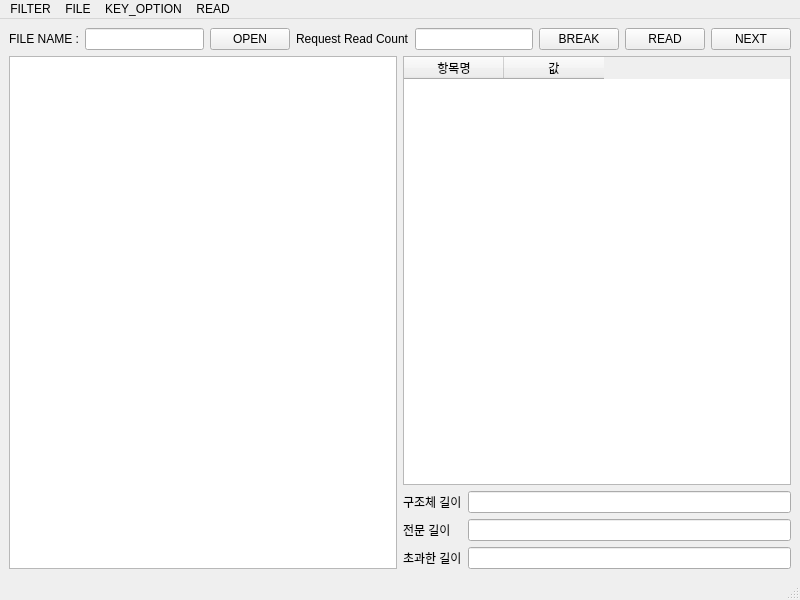
<?xml version="1.0" encoding="UTF-8"?>
<ui version="4.0">
 <class>LogDataLoad</class>
 <widget class="QMainWindow" name="LogDataLoad">
  <property name="geometry">
   <rect>
    <x>0</x>
    <y>0</y>
    <width>800</width>
    <height>600</height>
   </rect>
  </property>
  <property name="windowTitle">
   <string>LOG 조회</string>
  </property>
  <widget class="QWidget" name="centralwidget">
   <layout class="QVBoxLayout" name="verticalLayout">
    <item>
     <layout class="QGridLayout" name="gridLayout">
      <item row="0" column="0">
       <widget class="QLabel" name="label_file_name">
        <property name="text">
         <string>FILE NAME :</string>
        </property>
       </widget>
      </item>
      <item row="0" column="1">
       <widget class="QLineEdit" name="lineEdit_file_name"/>
      </item>
      <item row="0" column="2">
       <widget class="QPushButton" name="pushButton_open">
        <property name="text">
         <string>OPEN</string>
        </property>
       </widget>
      </item>
      <item row="0" column="3">
       <widget class="QLabel" name="label_request_read_count">
        <property name="text">
         <string>Request Read Count</string>
        </property>
       </widget>
      </item>
      <item row="0" column="4">
       <widget class="QLineEdit" name="request_read_count_edit"/>
      </item>
      <item row="0" column="5">
       <widget class="QPushButton" name="pushButton_break">
        <property name="text">
         <string>BREAK</string>
        </property>
       </widget>
      </item>
      <item row="0" column="6">
       <widget class="QPushButton" name="pushButton_read">
        <property name="text">
         <string>READ</string>
        </property>
       </widget>
      </item>
      <item row="0" column="7">
       <widget class="QPushButton" name="pushButton_next">
        <property name="text">
         <string>NEXT</string>
        </property>
       </widget>
      </item>
     </layout>
    </item>
    <item>
     <layout class="QHBoxLayout" name="horizontalLayout_table">
      <item>
       <widget class="QTableWidget" name="tableWidget_left"/>
      </item>
      <item>
       <layout class="QVBoxLayout" name="verticalLayout_right">
        <item>
         <widget class="QTableWidget" name="tableWidget_right">
          <column>
           <property name="text">
            <string>항목명</string>
           </property>
          </column>
          <column>
           <property name="text">
            <string>값</string>
           </property>
          </column>
         </widget>
        </item>
        <item>
         <layout class="QGridLayout" name="gridLayout_footer">
          <item row="0" column="0">
           <widget class="QLabel" name="label_struct_length">
            <property name="text">
             <string>구조체 길이</string>
            </property>
           </widget>
          </item>
          <item row="0" column="1">
           <widget class="QLineEdit" name="lineEdit_struct_length"/>
          </item>
          <item row="1" column="0">
           <widget class="QLabel" name="label_message_length">
            <property name="text">
             <string>전문 길이</string>
            </property>
           </widget>
          </item>
          <item row="1" column="1">
           <widget class="QLineEdit" name="lineEdit_message_length"/>
          </item>
          <item row="2" column="0">
           <widget class="QLabel" name="label_exceeded_length">
            <property name="text">
             <string>초과한 길이</string>
            </property>
           </widget>
          </item>
          <item row="2" column="1">
           <widget class="QLineEdit" name="lineEdit_exceeded_length"/>
          </item>
         </layout>
        </item>
       </layout>
      </item>
     </layout>
    </item>
   </layout>
  </widget>
  <widget class="QStatusBar" name="statusBar"/>
  <widget class="QMenuBar" name="menubar">
   <property name="geometry">
    <rect>
     <x>0</x>
     <y>0</y>
     <width>800</width>
     <height>22</height>
    </rect>
   </property>
   <widget class="QMenu" name="menuLOG_정의_불러오기">
    <property name="title">
     <string>LOG_정의_불러오기</string>
    </property>
   </widget>
   <widget class="QMenu" name="menuFILE">
    <property name="title">
     <string>FILE</string>
    </property>
   </widget>
   <widget class="QMenu" name="menuKEY_OPTION">
    <property name="title">
     <string>KEY_OPTION</string>
    </property>
   </widget>
   <widget class="QMenu" name="menuREAD">
    <property name="title">
     <string>READ</string>
    </property>
   </widget>
   <addaction name="actionFILTER"/>
   <widget class="QMenu" name="menu전문_송수신">
    <property name="title">
     <string>전문_송수신</string>
    </property>
   </widget>
   <widget class="QMenu" name="menu보기">
    <property name="title">
     <string>보기</string>
    </property>
   </widget>
   <addaction name="menuLOG_정의_불러오기"/>
   <addaction name="menuFILE"/>
   <addaction name="menuKEY_OPTION"/>
   <addaction name="menuREAD"/>
   <addaction name="menu전문_송수신"/>
   <addaction name="menu보기"/>
  </widget>
  <action name="actionFILTER">
   <property name="text">
    <string>FILTER</string>
   </property>
  </action>
 </widget>
 <resources/>
 <connections/>
</ui>
